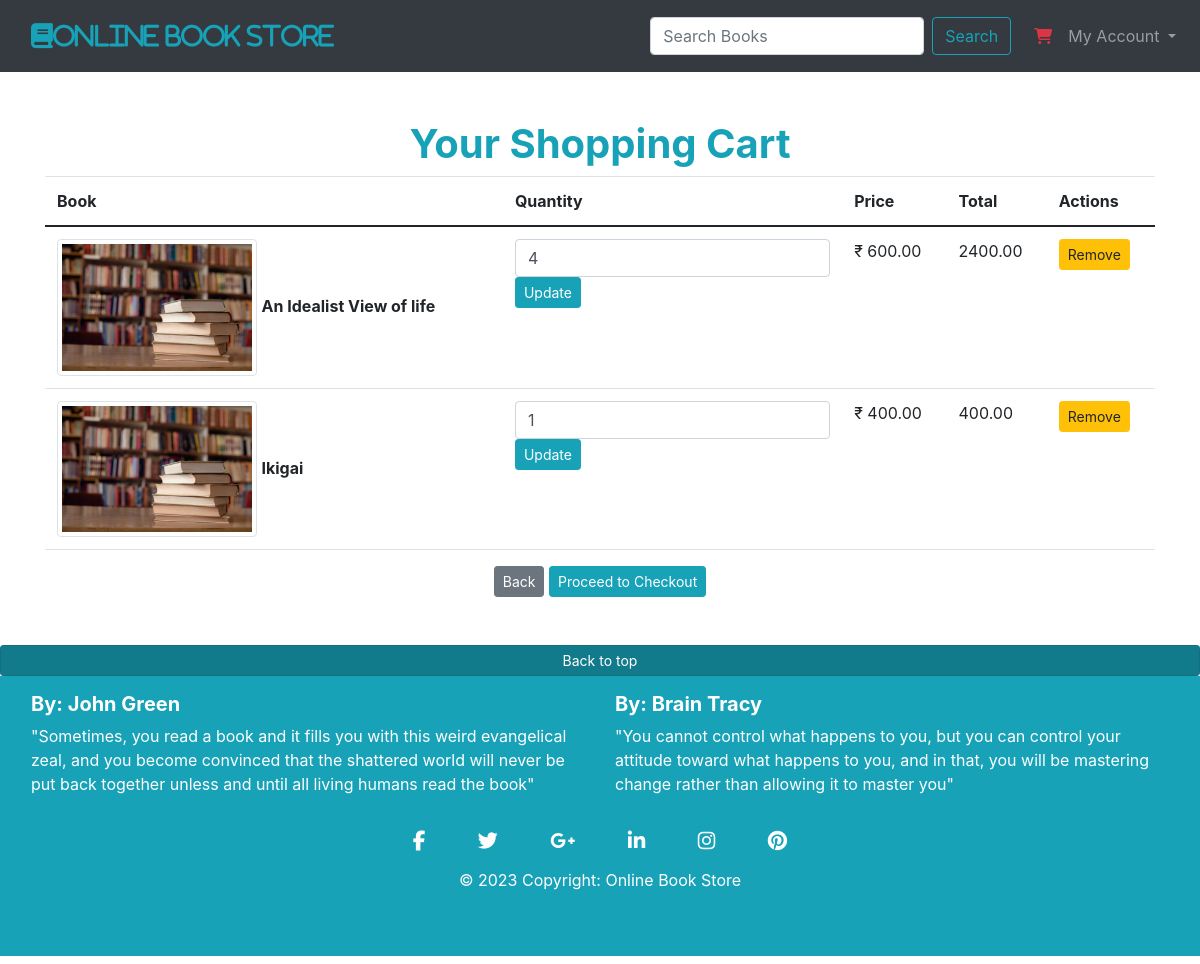
Page /viewcart (signed in) on the earlier database version.
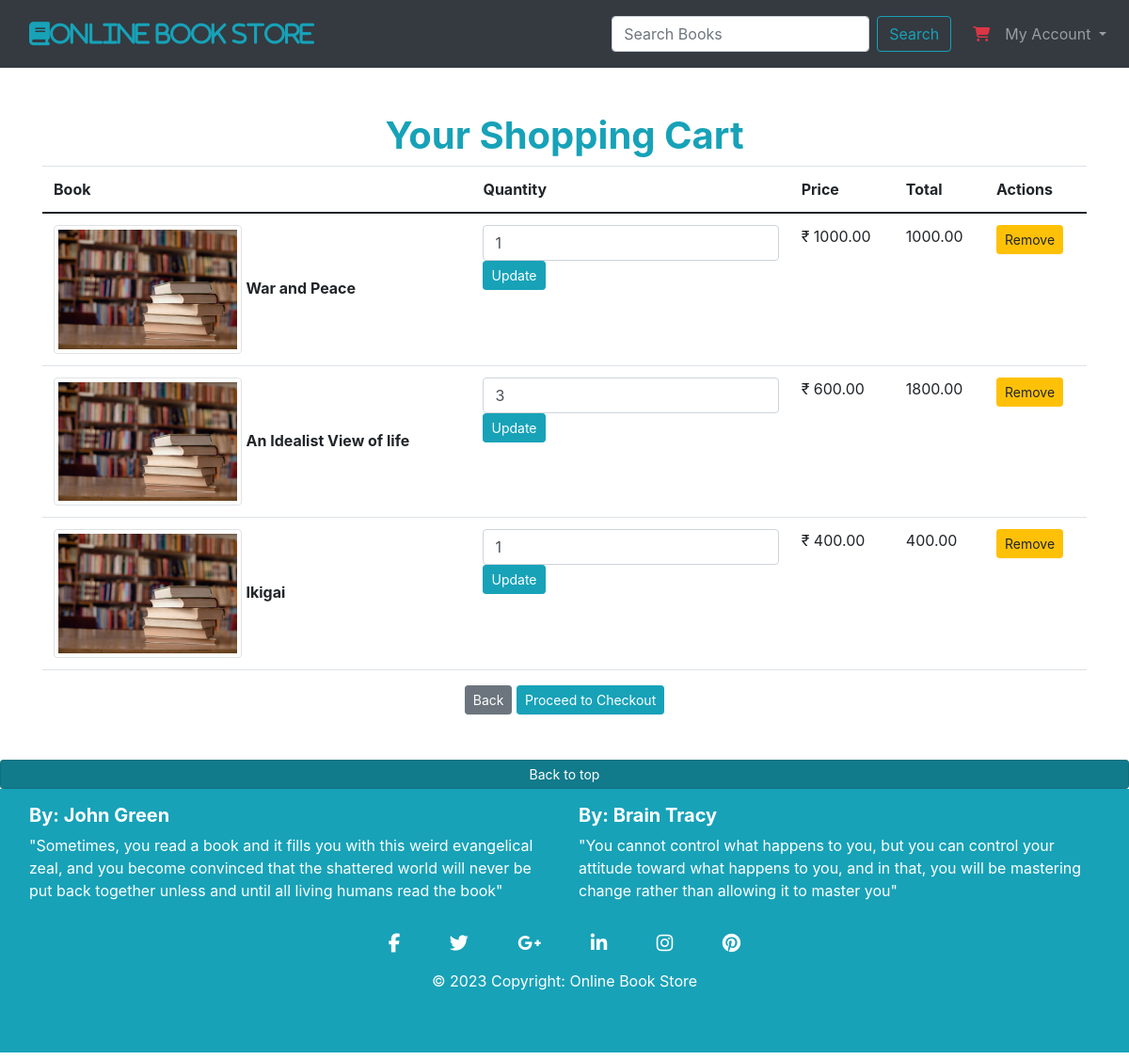
Same page on the later database version.
### cart/models.py (models this page shows, shortened)
class Cart(models.Model):
    user = models.ForeignKey(User, blank=True,null=True,on_delete=models.CASCADE)
    book = models.ForeignKey(Book,blank=True,null=True,on_delete=models.SET_NULL)
    quantity = models.PositiveIntegerField(default=1)
    date_added = models.DateTimeField(auto_now_add=True, blank=True, null=True)

class Book(models.Model):
    title = models.CharField(max_length=255)
    author = models.CharField(max_length=255)
    genre = models.ForeignKey(Genre,on_delete = models.SET_NULL, null=True, blank=True)
    price = models.DecimalField(max_digits=10,decimal_places=2)
    available_quantity = models.PositiveIntegerField()
    image = models.ImageField(upload_to='images/', height_field=None, width_field=None, max_length=None,blank=True,null = True)
    created_on = models.DateTimeField(auto_now_add=True, blank=True, null=True)
    updated_on = models.DateTimeField(auto_now=True, blank=True, null=True)
    slug = models.SlugField(unique=True,blank=True, null=True)
    avg_rating = models.FloatField(default=0)

### cart/views.py (the view)
# urls.py: path('viewcart', views.viewcart,name='viewcart'),
@login_required
def viewcart(request):
    cart_items = Cart.objects.filter(user=request.user).order_by('-date_added')
    cart_total = 0
    for item in cart_items:
        item.total_price = item.book.price * item.quantity
        cart_total += item.total_price
    return render(request, 'viewcart.html', {'cart_items': cart_items, 'cart_total': cart_total})

### cart/templates/viewcart.html (shortened to what this page needs)
{% extends "base.html" %}
{% block content %}
{% load static %}
<div class="container mt-4">
    <center><br/>
    <h1 class="text-info"><b>Your Shopping Cart</b></h1>
        {% if cart_items %}
        <div class='table-responsive-sm'>
        <table class="table">
            <thead>
                <tr>
                    <th>Book</th>
                    <th>Quantity</th>
                    <th>Price</th>
                    <th>Total</th>
                    <th>Actions</th>
                </tr>
            </thead>
            <tbody>
                {% for cart_item in cart_items %}
                    <tr>
                        <td>
                            <img src="{% static 'images/book.jpg' %}" alt="{{ item.book.title }}" class="img-thumbnail" width="200">
                            <span><b>{{ cart_item.book.title }}<b></span>
                        </td>
                        <td>
                            <form method="post" action="{% url 'update_cart' cart_item.id %}">
                                <input type="number" class="form-control" id="quantity" name="quantity" min="1" max="{{ book.available_quantity }}" value="{{ cart_item.quantity }}">
                                <button type="submit" class="btn btn-sm btn-info" >Update</button>
                            </form>
                        </td>
                        <td>&#8377; {{ cart_item.book.price }}</td>
                        <td>{{ cart_item.total_price }}</td>
                        <td><a class="btn btn-sm btn-warning" href="{% url 'remove_from_cart' cart_item.id %}">Remove</a></td>
                    </tr>
                {% endfor %}
            </tbody>
        </table>
    </div>
        <div class="text-center mt-3">
                <a href="{% url 'home'  %}"><button type="button" class="btn btn-sm btn-secondary">Back</button></a>
                <a class="btn btn-sm btn-info" href="{% url 'checkout'  %}">Proceed to Checkout</a>
        </div>
            {% else %}
                <p>Your Cart is Empty!</p>
                <a href="{% url 'home' %}" class="btn btn-sm btn-secondary">Home</a>
            {% endif %}
</div>
{% endblock %}

### cart/templates/base.html (shortened to what this page needs)
<!DOCTYPE html>
<html lang="en">
<head>
    <link href="https://cdn.jsdelivr.net/npm/bootstrap@5.0.2/dist/css/bootstrap.min.css" rel="stylesheet">
    <link rel="stylesheet" href="https://maxcdn.bootstrapcdn.com/bootstrap/4.5.2/css/bootstrap.min.css">
    <link rel="stylesheet" href="https://cdnjs.cloudflare.com/ajax/libs/font-awesome/5.15.3/css/all.min.css">
</head>
<body>
  <div class="d-flex flex-column min-vh-100">
  <nav class="navbar navbar-expand-lg navbar-dark bg-dark">
    <div class="container-fluid">
        <a class="navbar-brand text-info" href="{% url 'home' %}">
          <span class="navbar-text">
            <i class="fas fa-book fa-lg text-info">Online Book Store</i>
          </span>
        </a>
        <div class="collapse navbar-collapse" id="navbarSupportedContent">
            <form class="d-flex" method=POST action="{% url 'search' %}">
              <input class="form-control me-2" type="search" name="searched" placeholder="Search Books" aria-label="Search">
              <button class="btn btn-outline-info my-2 my-sm-0" type="submit">Search</button>
            </form>
        </div>
  </div>
  <div class="collapse navbar-collapse" id="navbarSupportedContent">
    <ul class="navbar-nav ml-auto">
        {% if user.is_authenticated %}
        <li class="nav-item">
          <a class="nav-link" href="{% url 'viewcart' %}">
              <i class="fas fa-shopping-cart text-danger"></i></a>
        </li>
        <li class="nav-item dropdown">
          <a class="nav-link dropdown-toggle" href="#" id="navDropdown" role="button" data-toggle="dropdown" aria-haspopup="true" aria-expanded="false">
            My Account
          </a>
        </li>
        {% endif %}
    </ul>
</div>
  </nav>
  <div class="container-fluid flex-grow-1">
        {% block content %}
        {% endblock %}
    </div>
    <br/><br/>
    <center>
    <center>
<a href="#" type="button" class="btn btn-info btn-sm btn-block active" aria-pressed="true">Back to top</a>
<footer class="p-3 mb-2 bg-info text-white ">
    <div class="container-fluid text-center text-md-left">
      <div class="row">
          <div class="col-md-6 mt-md-0 mt-3">
            <h5 class="font-weight-bold">By: John Green</h5>
            <p>"Sometimes, you read a book and it fills you with this weird evangelical zeal,
              and you become convinced that the shattered world will never be put back together unless
              and until all living humans read the book"</p>
          </div>
          <div class="col-md-6 mb-md-0 mb-3">
            <h5 class="font-weight-bold">By: Brain Tracy</h5>
            <p>"You cannot control what happens to you, but you can control your attitude toward what happens to you,
              and in that, you will be mastering change rather than allowing it to master you"</p>
          </div>
      </div>
    </div>
        <div class="col-md-12 py-3">
          <div class="mb-3 flex-center">
            <a class="fb-ic">
              <i class="fab fa-facebook-f fa-lg white-text mr-md-5 mr-3 fa-2x" style="color: white;"> </i>
            </a>
            <a class="tw-ic">
              <i class="fab fa-twitter fa-lg white-text mr-md-5 mr-3 fa-2x" style="color: white;"> </i>
            </a>
            <a class="gplus-ic">
              <i class="fab fa-google-plus-g fa-lg white-text mr-md-5 mr-3 fa-2x" style="color: white;"> </i>
            </a>
            <a class="li-ic">
              <i class="fab fa-linkedin-in fa-lg white-text mr-md-5 mr-3 fa-2x" style="color: white;"> </i>
            </a>
            <a class="ins-ic">
              <i class="fab fa-instagram fa-lg white-text mr-md-5 mr-3 fa-2x" style="color: white;"> </i>
            </a>
            <a class="pin-ic">
              <i class="fab fa-pinterest fa-lg white-text fa-2x" style="color: white;"> </i>
            </a>
            <div class="footer-copyright text-center py-3">© 2023 Copyright:
              <a href="/" style="color: white;">Online Book Store</a>
            </div>
          </div>
        </div>
</footer>
</body>
</html>

Differences in the rows shown:
added Cart: book "War and Peace", quantity "1", book.price "1000.00", total_price "1000.00"
changed Cart "An Idealist View of life": quantity "4" → "3"; total_price "2400.00" → "1800.00"
